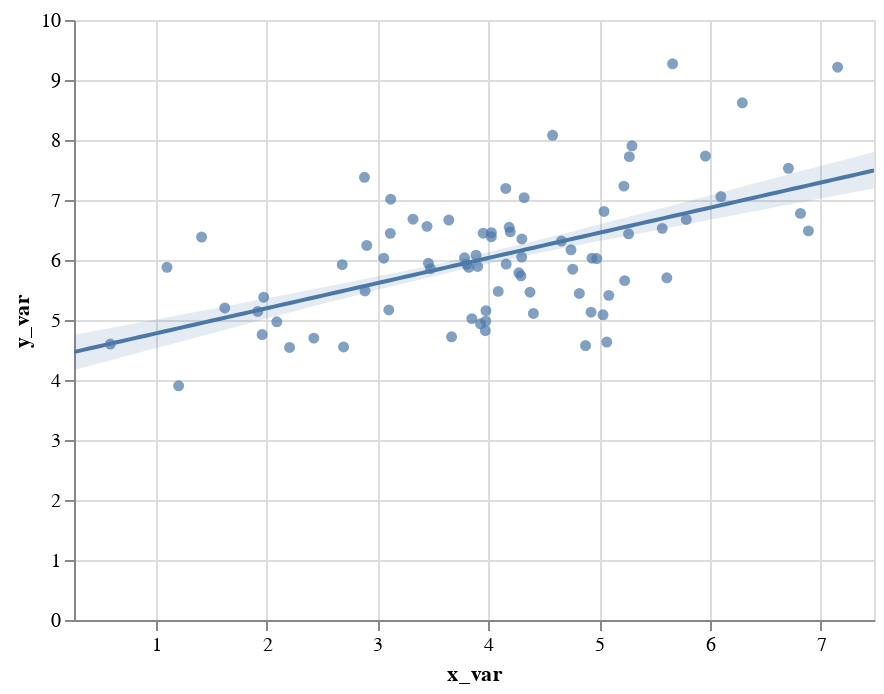

The notebook cell this image was saved under:
### Code cell
display(salt.regplot(x=x, y=y, ci=68))
ax = sns.regplot(x=x, y=y, ci=68)

### Figure 1 — Vega-Lite specification as saved in the notebook (floating-point values rounded to 4 significant figures)
{"$schema": "https://vega.github.io/schema/vega-lite/v2.4.1.json", "config": {"view": {"height": 300, "width": 400}}, "layer": [{"data": {"values": [{"x_var": 3.447, "y_var": 6.561}, {"x_var": 6.815, "y_var": 6.777}, {"x_var": 5.662, "y_var": 9.27}, {"x_var": 1.102, "y_var": 5.878}, {"x_var": 2.682, "y_var": 5.922}, {"x_var": 4.58, "y_var": 8.078}, {"x_var": 5.569, "y_var": 6.527}, {"x_var": 4.761, "y_var": 5.847}, {"x_var": 3.103, "y_var": 5.167}, {"x_var": 4.161, "y_var": 5.932}, {"x_var": 2.695, "y_var": 4.551}, {"x_var": 4.027, "y_var": 6.388}, {"x_var": 6.098, "y_var": 7.057}, {"x_var": 2.904, "y_var": 6.243}, {"x_var": 4.089, "y_var": 5.477}, {"x_var": 2.426, "y_var": 4.698}, {"x_var": 3.889, "y_var": 6.08}, {"x_var": 4.295, "y_var": 5.736}, {"x_var": 3.93, "y_var": 4.936}, {"x_var": 4.746, "y_var": 6.17}, {"x_var": 5.044, "y_var": 6.809}, {"x_var": 3.803, "y_var": 5.927}, {"x_var": 3.954, "y_var": 6.447}, {"x_var": 1.623, "y_var": 5.201}, {"x_var": 7.151, "y_var": 9.213}, {"x_var": 6.887, "y_var": 6.485}, {"x_var": 4.407, "y_var": 5.11}, {"x_var": 1.921, "y_var": 5.142}, {"x_var": 5.61, "y_var": 5.704}, {"x_var": 3.116, "y_var": 6.444}, {"x_var": 3.119, "y_var": 7.014}, {"x_var": 3.057, "y_var": 6.03}, {"x_var": 4.198, "y_var": 6.469}, {"x_var": 5.035, "y_var": 5.087}, {"x_var": 1.207, "y_var": 3.904}, {"x_var": 3.321, "y_var": 6.68}, {"x_var": 3.785, "y_var": 6.036}, {"x_var": 3.977, "y_var": 4.981}, {"x_var": 2.093, "y_var": 4.97}, {"x_var": 4.324, "y_var": 7.038}, {"x_var": 3.979, "y_var": 5.156}, {"x_var": 3.824, "y_var": 5.877}, {"x_var": 3.46, "y_var": 5.946}, {"x_var": 3.669, "y_var": 4.721}, {"x_var": 4.376, "y_var": 5.463}, {"x_var": 3.973, "y_var": 4.822}, {"x_var": 6.707, "y_var": 7.528}, {"x_var": 0.5912, "y_var": 4.599}, {"x_var": 2.883, "y_var": 7.378}, {"x_var": 4.301, "y_var": 6.05}, {"x_var": 2.889, "y_var": 5.484}, {"x_var": 4.276, "y_var": 5.786}, {"x_var": 3.644, "y_var": 6.666}, {"x_var": 5.786, "y_var": 6.676}, {"x_var": 1.414, "y_var": 6.382}, {"x_var": 5.958, "y_var": 7.733}, {"x_var": 2.208, "y_var": 4.543}, {"x_var": 4.157, "y_var": 7.193}, {"x_var": 4.935, "y_var": 6.03}, {"x_var": 5.23, "y_var": 5.656}, {"x_var": 6.291, "y_var": 8.619}, {"x_var": 1.96, "y_var": 4.757}, {"x_var": 4.028, "y_var": 6.455}, {"x_var": 4.927, "y_var": 5.129}, {"x_var": 5.223, "y_var": 7.231}, {"x_var": 5.087, "y_var": 5.411}, {"x_var": 5.272, "y_var": 7.723}, {"x_var": 5.296, "y_var": 7.903}, {"x_var": 3.852, "y_var": 5.023}, {"x_var": 4.303, "y_var": 6.351}, {"x_var": 3.479, "y_var": 5.855}, {"x_var": 1.974, "y_var": 5.38}, {"x_var": 4.66, "y_var": 6.315}, {"x_var": 5.265, "y_var": 6.436}, {"x_var": 4.877, "y_var": 4.574}, {"x_var": 3.904, "y_var": 5.892}, {"x_var": 4.821, "y_var": 5.442}, {"x_var": 4.979, "y_var": 6.024}, {"x_var": 5.068, "y_var": 4.633}, {"x_var": 4.188, "y_var": 6.544}]}, "encoding": {"x": {"axis": {"title": "x_var"}, "field": "x_var", "scale": {"domain": [0.2633, 7.479], "nice": false}, "type": "quantitative"}, "y": {"axis": {"title": "y_var"}, "field": "y_var", "type": "quantitative"}}, "mark": {"clip": true, "type": "circle"}}, {"data": {"values": [{"x": 0.2633, "y": 4.468}, {"x": 0.3361, "y": 4.498}, {"x": 0.409, "y": 4.529}, {"x": 0.4819, "y": 4.559}, {"x": 0.5548, "y": 4.59}, {"x": 0.6277, "y": 4.621}, {"x": 0.7005, "y": 4.651}, {"x": 0.7734, "y": 4.682}, {"x": 0.8463, "y": 4.712}, {"x": 0.9192, "y": 4.743}, {"x": 0.9921, "y": 4.773}, {"x": 1.065, "y": 4.804}, {"x": 1.138, "y": 4.834}, {"x": 1.211, "y": 4.865}, {"x": 1.284, "y": 4.895}, {"x": 1.356, "y": 4.926}, {"x": 1.429, "y": 4.957}, {"x": 1.502, "y": 4.987}, {"x": 1.575, "y": 5.018}, {"x": 1.648, "y": 5.048}, {"x": 1.721, "y": 5.079}, {"x": 1.794, "y": 5.109}, {"x": 1.867, "y": 5.14}, {"x": 1.94, "y": 5.17}, {"x": 2.012, "y": 5.201}, {"x": 2.085, "y": 5.231}, {"x": 2.158, "y": 5.262}, {"x": 2.231, "y": 5.293}, {"x": 2.304, "y": 5.323}, {"x": 2.377, "y": 5.354}, {"x": 2.45, "y": 5.384}, {"x": 2.523, "y": 5.415}, {"x": 2.595, "y": 5.445}, {"x": 2.668, "y": 5.476}, {"x": 2.741, "y": 5.506}, {"x": 2.814, "y": 5.537}, {"x": 2.887, "y": 5.568}, {"x": 2.96, "y": 5.598}, {"x": 3.033, "y": 5.629}, {"x": 3.106, "y": 5.659}, {"x": 3.179, "y": 5.69}, {"x": 3.251, "y": 5.72}, {"x": 3.324, "y": 5.751}, {"x": 3.397, "y": 5.781}, {"x": 3.47, "y": 5.812}, {"x": 3.543, "y": 5.842}, {"x": 3.616, "y": 5.873}, {"x": 3.689, "y": 5.904}, {"x": 3.762, "y": 5.934}, {"x": 3.834, "y": 5.965}, {"x": 3.907, "y": 5.995}, {"x": 3.98, "y": 6.026}, {"x": 4.053, "y": 6.056}, {"x": 4.126, "y": 6.087}, {"x": 4.199, "y": 6.117}, {"x": 4.272, "y": 6.148}, {"x": 4.345, "y": 6.178}, {"x": 4.418, "y": 6.209}, {"x": 4.49, "y": 6.24}, {"x": 4.563, "y": 6.27}, {"x": 4.636, "y": 6.301}, {"x": 4.709, "y": 6.331}, {"x": 4.782, "y": 6.362}, {"x": 4.855, "y": 6.392}, {"x": 4.928, "y": 6.423}, {"x": 5.001, "y": 6.453}, {"x": 5.073, "y": 6.484}, {"x": 5.146, "y": 6.514}, {"x": 5.219, "y": 6.545}, {"x": 5.292, "y": 6.576}, {"x": 5.365, "y": 6.606}, {"x": 5.438, "y": 6.637}, {"x": 5.511, "y": 6.667}, {"x": 5.584, "y": 6.698}, {"x": 5.657, "y": 6.728}, {"x": 5.729, "y": 6.759}, {"x": 5.802, "y": 6.789}, {"x": 5.875, "y": 6.82}, {"x": 5.948, "y": 6.851}, {"x": 6.021, "y": 6.881}, {"x": 6.094, "y": 6.912}, {"x": 6.167, "y": 6.942}, {"x": 6.24, "y": 6.973}, {"x": 6.312, "y": 7.003}, {"x": 6.385, "y": 7.034}, {"x": 6.458, "y": 7.064}, {"x": 6.531, "y": 7.095}, {"x": 6.604, "y": 7.125}, {"x": 6.677, "y": 7.156}, {"x": 6.75, "y": 7.187}, {"x": 6.823, "y": 7.217}, {"x": 6.896, "y": 7.248}, {"x": 6.968, "y": 7.278}, {"x": 7.041, "y": 7.309}, {"x": 7.114, "y": 7.339}, {"x": 7.187, "y": 7.37}, {"x": 7.26, "y": 7.4}, {"x": 7.333, "y": 7.431}, {"x": 7.406, "y": 7.461}, {"x": 7.479, "y": 7.492}]}, "encoding": {"x": {"field": "x", "scale": {"domain": [0.2633, 7.479], "nice": false}, "type": "quantitative"}, "y": {"field": "y", "type": "quantitative"}}, "mark": {"clip": true, "type": "line"}}, {"data": {"values": [{"x": 0.2633, "y1": 4.166, "y2": 4.755}, {"x": 0.3361, "y1": 4.201, "y2": 4.779}, {"x": 0.409, "y1": 4.237, "y2": 4.805}, {"x": 0.4819, "y1": 4.274, "y2": 4.829}, {"x": 0.5548, "y1": 4.31, "y2": 4.855}, {"x": 0.6277, "y1": 4.346, "y2": 4.879}, {"x": 0.7005, "y1": 4.382, "y2": 4.904}, {"x": 0.7734, "y1": 4.418, "y2": 4.928}, {"x": 0.8463, "y1": 4.455, "y2": 4.953}, {"x": 0.9192, "y1": 4.49, "y2": 4.977}, {"x": 0.9921, "y1": 4.523, "y2": 5.002}, {"x": 1.065, "y1": 4.559, "y2": 5.028}, {"x": 1.138, "y1": 4.594, "y2": 5.053}, {"x": 1.211, "y1": 4.63, "y2": 5.08}, {"x": 1.284, "y1": 4.666, "y2": 5.109}, {"x": 1.356, "y1": 4.703, "y2": 5.134}, {"x": 1.429, "y1": 4.74, "y2": 5.159}, {"x": 1.502, "y1": 4.776, "y2": 5.184}, {"x": 1.575, "y1": 4.811, "y2": 5.208}, {"x": 1.648, "y1": 4.848, "y2": 5.234}, {"x": 1.721, "y1": 4.885, "y2": 5.262}, {"x": 1.794, "y1": 4.921, "y2": 5.288}, {"x": 1.867, "y1": 4.957, "y2": 5.316}, {"x": 1.94, "y1": 4.996, "y2": 5.34}, {"x": 2.012, "y1": 5.033, "y2": 5.365}, {"x": 2.085, "y1": 5.065, "y2": 5.391}, {"x": 2.158, "y1": 5.1, "y2": 5.418}, {"x": 2.231, "y1": 5.136, "y2": 5.443}, {"x": 2.304, "y1": 5.173, "y2": 5.469}, {"x": 2.377, "y1": 5.208, "y2": 5.497}, {"x": 2.45, "y1": 5.242, "y2": 5.523}, {"x": 2.523, "y1": 5.276, "y2": 5.55}, {"x": 2.595, "y1": 5.311, "y2": 5.577}, {"x": 2.668, "y1": 5.343, "y2": 5.604}, {"x": 2.741, "y1": 5.378, "y2": 5.63}, {"x": 2.814, "y1": 5.412, "y2": 5.656}, {"x": 2.887, "y1": 5.446, "y2": 5.684}, {"x": 2.96, "y1": 5.482, "y2": 5.712}, {"x": 3.033, "y1": 5.517, "y2": 5.74}, {"x": 3.106, "y1": 5.549, "y2": 5.768}, {"x": 3.179, "y1": 5.583, "y2": 5.793}, {"x": 3.251, "y1": 5.615, "y2": 5.821}, {"x": 3.324, "y1": 5.647, "y2": 5.849}, {"x": 3.397, "y1": 5.679, "y2": 5.876}, {"x": 3.47, "y1": 5.71, "y2": 5.905}, {"x": 3.543, "y1": 5.742, "y2": 5.933}, {"x": 3.616, "y1": 5.775, "y2": 5.965}, {"x": 3.689, "y1": 5.809, "y2": 5.994}, {"x": 3.762, "y1": 5.839, "y2": 6.027}, {"x": 3.834, "y1": 5.869, "y2": 6.057}, {"x": 3.907, "y1": 5.899, "y2": 6.091}, {"x": 3.98, "y1": 5.929, "y2": 6.124}, {"x": 4.053, "y1": 5.957, "y2": 6.154}, {"x": 4.126, "y1": 5.984, "y2": 6.186}, {"x": 4.199, "y1": 6.014, "y2": 6.217}, {"x": 4.272, "y1": 6.044, "y2": 6.249}, {"x": 4.345, "y1": 6.073, "y2": 6.281}, {"x": 4.418, "y1": 6.102, "y2": 6.316}, {"x": 4.49, "y1": 6.128, "y2": 6.35}, {"x": 4.563, "y1": 6.156, "y2": 6.383}, {"x": 4.636, "y1": 6.183, "y2": 6.417}, {"x": 4.709, "y1": 6.211, "y2": 6.45}, {"x": 4.782, "y1": 6.237, "y2": 6.483}, {"x": 4.855, "y1": 6.262, "y2": 6.521}, {"x": 4.928, "y1": 6.291, "y2": 6.557}, {"x": 5.001, "y1": 6.317, "y2": 6.592}, {"x": 5.073, "y1": 6.341, "y2": 6.627}, {"x": 5.146, "y1": 6.366, "y2": 6.661}, {"x": 5.219, "y1": 6.393, "y2": 6.697}, {"x": 5.292, "y1": 6.418, "y2": 6.733}, {"x": 5.365, "y1": 6.443, "y2": 6.766}, {"x": 5.438, "y1": 6.468, "y2": 6.8}, {"x": 5.511, "y1": 6.494, "y2": 6.837}, {"x": 5.584, "y1": 6.518, "y2": 6.873}, {"x": 5.657, "y1": 6.544, "y2": 6.908}, {"x": 5.729, "y1": 6.571, "y2": 6.945}, {"x": 5.802, "y1": 6.598, "y2": 6.981}, {"x": 5.875, "y1": 6.624, "y2": 7.016}, {"x": 5.948, "y1": 6.652, "y2": 7.052}, {"x": 6.021, "y1": 6.68, "y2": 7.086}, {"x": 6.094, "y1": 6.704, "y2": 7.123}, {"x": 6.167, "y1": 6.728, "y2": 7.16}, {"x": 6.24, "y1": 6.754, "y2": 7.197}, {"x": 6.312, "y1": 6.781, "y2": 7.234}, {"x": 6.385, "y1": 6.808, "y2": 7.27}, {"x": 6.458, "y1": 6.832, "y2": 7.306}, {"x": 6.531, "y1": 6.859, "y2": 7.341}, {"x": 6.604, "y1": 6.886, "y2": 7.377}, {"x": 6.677, "y1": 6.913, "y2": 7.413}, {"x": 6.75, "y1": 6.937, "y2": 7.448}, {"x": 6.823, "y1": 6.964, "y2": 7.484}, {"x": 6.896, "y1": 6.989, "y2": 7.519}, {"x": 6.968, "y1": 7.016, "y2": 7.555}, {"x": 7.041, "y1": 7.042, "y2": 7.59}, {"x": 7.114, "y1": 7.068, "y2": 7.623}, {"x": 7.187, "y1": 7.092, "y2": 7.657}, {"x": 7.26, "y1": 7.117, "y2": 7.693}, {"x": 7.333, "y1": 7.141, "y2": 7.729}, {"x": 7.406, "y1": 7.166, "y2": 7.765}, {"x": 7.479, "y1": 7.193, "y2": 7.802}]}, "encoding": {"opacity": {"value": 0.15}, "x": {"field": "x", "scale": {"domain": [0.2633, 7.479], "nice": false}, "type": "quantitative"}, "y": {"field": "y1", "type": "quantitative"}, "y2": {"field": "y2", "type": "quantitative"}}, "mark": {"clip": true, "type": "area"}}]}
